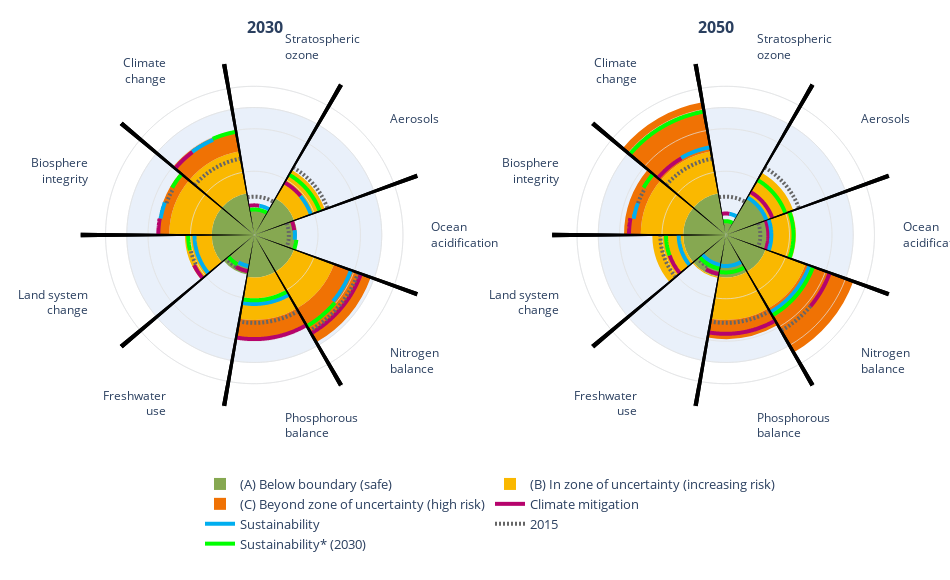

The notebook cell saved with this chart:
### Code cell
fig3_nexus = make_fig3(with_nexus=True)
fig3_nexus
